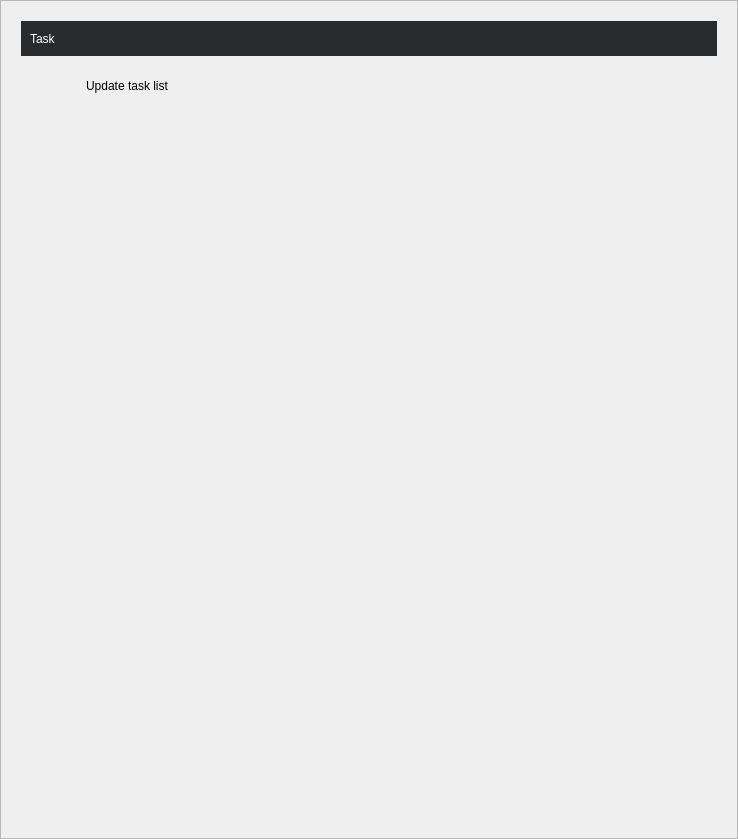
<?xml version="1.0" encoding="UTF-8"?>
<ui version="4.0">
 <class>VSCDashBoard</class>
 <widget class="QWidget" name="VSCDashBoard">
  <property name="geometry">
   <rect>
    <x>0</x>
    <y>0</y>
    <width>738</width>
    <height>839</height>
   </rect>
  </property>
  <property name="minimumSize">
   <size>
    <width>0</width>
    <height>0</height>
   </size>
  </property>
  <property name="maximumSize">
   <size>
    <width>16777215</width>
    <height>16777215</height>
   </size>
  </property>
  <property name="windowTitle">
   <string>Form</string>
  </property>
  <property name="styleSheet">
   <string notr="true"/>
  </property>
  <layout class="QVBoxLayout" name="verticalLayout_3">
   <property name="spacing">
    <number>0</number>
   </property>
   <property name="leftMargin">
    <number>0</number>
   </property>
   <property name="topMargin">
    <number>0</number>
   </property>
   <property name="rightMargin">
    <number>0</number>
   </property>
   <property name="bottomMargin">
    <number>0</number>
   </property>
   <item>
    <widget class="QScrollArea" name="scrollArea">
     <property name="widgetResizable">
      <bool>true</bool>
     </property>
     <widget class="QWidget" name="scrollAreaWidgetContents">
      <property name="geometry">
       <rect>
        <x>0</x>
        <y>0</y>
        <width>736</width>
        <height>837</height>
       </rect>
      </property>
      <layout class="QVBoxLayout" name="verticalLayout_9">
       <property name="spacing">
        <number>15</number>
       </property>
       <property name="leftMargin">
        <number>20</number>
       </property>
       <property name="topMargin">
        <number>20</number>
       </property>
       <property name="rightMargin">
        <number>20</number>
       </property>
       <property name="bottomMargin">
        <number>0</number>
       </property>
       <item>
        <widget class="QWidget" name="widget_10" native="true">
         <property name="minimumSize">
          <size>
           <width>0</width>
           <height>35</height>
          </size>
         </property>
         <property name="maximumSize">
          <size>
           <width>16777215</width>
           <height>35</height>
          </size>
         </property>
         <property name="styleSheet">
          <string notr="true">background-color: rgb(41, 42, 43);</string>
         </property>
         <layout class="QHBoxLayout" name="horizontalLayout_5">
          <item>
           <widget class="QLabel" name="label_7">
            <property name="styleSheet">
             <string notr="true">color: rgb(255, 255, 255);</string>
            </property>
            <property name="text">
             <string>Task</string>
            </property>
           </widget>
          </item>
          <item>
           <spacer name="horizontalSpacer_5">
            <property name="orientation">
             <enum>Qt::Horizontal</enum>
            </property>
            <property name="sizeHint" stdset="0">
             <size>
              <width>40</width>
              <height>20</height>
             </size>
            </property>
           </spacer>
          </item>
         </layout>
        </widget>
       </item>
       <item>
        <layout class="QHBoxLayout" name="horizontalLayout_3">
         <property name="leftMargin">
          <number>20</number>
         </property>
         <item>
          <widget class="QPushButton" name="pbTasklist">
           <property name="minimumSize">
            <size>
             <width>30</width>
             <height>30</height>
            </size>
           </property>
           <property name="maximumSize">
            <size>
             <width>30</width>
             <height>30</height>
            </size>
           </property>
           <property name="styleSheet">
            <string notr="true">QPushButton:hover {
border:none;
color:white;
background-color: rgb(85, 170, 255);}
QPushButton:pressed {
background-color: rgb(200, 200, 200);}</string>
           </property>
           <property name="text">
            <string/>
           </property>
           <property name="icon">
            <iconset resource="vscmainwindows.qrc">
             <normaloff>:/action/resources/refresh.png</normaloff>:/action/resources/refresh.png</iconset>
           </property>
           <property name="iconSize">
            <size>
             <width>30</width>
             <height>30</height>
            </size>
           </property>
           <property name="flat">
            <bool>true</bool>
           </property>
          </widget>
         </item>
         <item>
          <widget class="QLabel" name="label_3">
           <property name="text">
            <string>Update task list</string>
           </property>
          </widget>
         </item>
        </layout>
       </item>
       <item>
        <widget class="QWidget" name="TaskWidget" native="true">
         <layout class="QVBoxLayout" name="verticalLayout_5">
          <property name="spacing">
           <number>0</number>
          </property>
          <property name="leftMargin">
           <number>0</number>
          </property>
          <property name="topMargin">
           <number>0</number>
          </property>
          <property name="rightMargin">
           <number>0</number>
          </property>
          <property name="bottomMargin">
           <number>0</number>
          </property>
          <item>
           <layout class="QVBoxLayout" name="TaskLayout">
            <property name="leftMargin">
             <number>20</number>
            </property>
           </layout>
          </item>
         </layout>
        </widget>
       </item>
       <item>
        <spacer name="verticalSpacer">
         <property name="orientation">
          <enum>Qt::Vertical</enum>
         </property>
         <property name="sizeHint" stdset="0">
          <size>
           <width>20</width>
           <height>40</height>
          </size>
         </property>
        </spacer>
       </item>
      </layout>
      <zorder>verticalSpacer</zorder>
      <zorder>widget_10</zorder>
      <zorder>TaskWidget</zorder>
     </widget>
    </widget>
   </item>
  </layout>
 </widget>
 <resources>
  <include location="vscmainwindows.qrc"/>
 </resources>
 <connections/>
</ui>
